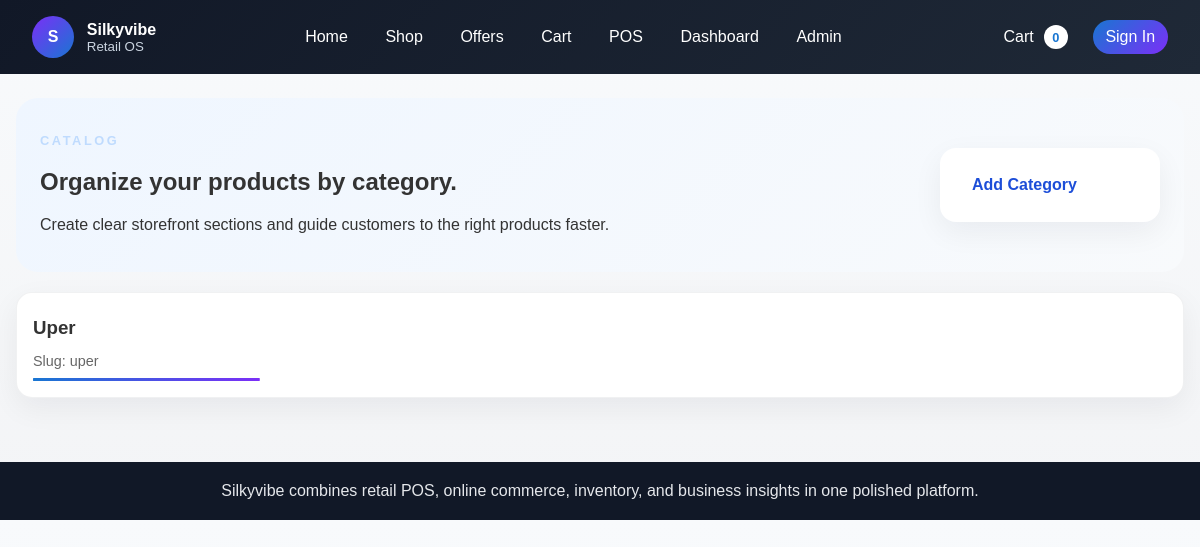
The app's page /pages/categories/, older data.
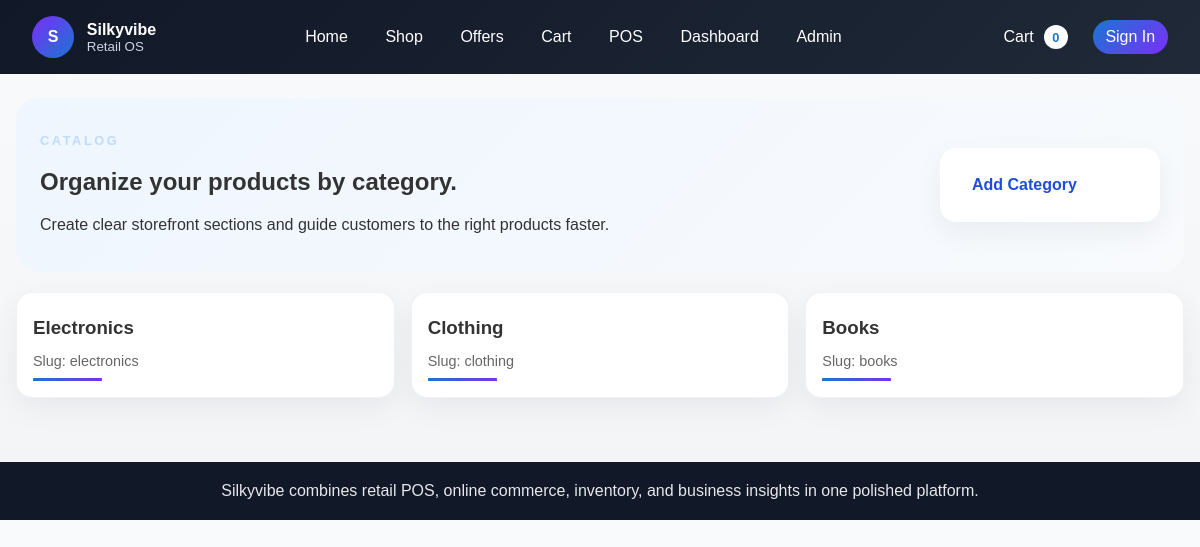
The same page, newer data.
### inventory/models.py (models this page shows, shortened)
class Category(models.Model):
    name = models.CharField(max_length=255, unique=True)
    slug = models.SlugField(max_length=255, unique=True)
    class Meta:
        verbose_name_plural = "categories"

### inventory/views.py (the view)
# urls.py: path("categories/", CategoryListPageView.as_view(), name="category-list-page"),
class CategoryListPageView(ListView):
    model = Category
    template_name = "category_list.html"
    context_object_name = "categories"

### templates/category_list.html (shortened to what this page needs)
{% extends "base.html" %}
{% block content %}
    <section class="page-hero hero-soft">
        <div>
            <p class="eyebrow">Catalog</p>
            <h1>Organize your products by category.</h1>
            <p>Create clear storefront sections and guide customers to the right products faster.</p>
        </div>
        <div class="hero-card">
            <a class="btn btn-primary" href="{% url 'category-add-page' %}">Add Category</a>
        </div>
    </section>
    <div class="product-grid">
        {% for category in categories %}
            <article class="product-card">
                <h3>{{ category.name }}</h3>
                <p class="small-meta">Slug: {{ category.slug }}</p>
            </article>
        {% empty %}
            <p class="empty-state">No categories yet.</p>
        {% endfor %}
    </div>
{% endblock %}

Row changes from the older to the newer data that the page shows:
removed Category: name "Uper", slug "uper"
added Category: name "Electronics", slug "electronics"
added Category: name "Clothing", slug "clothing"
added Category: name "Books", slug "books"
